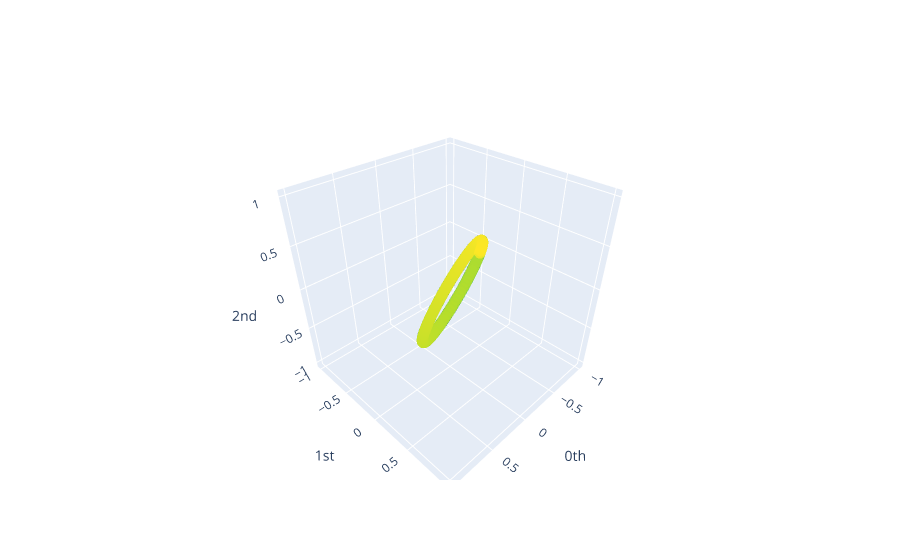

Write notebook code for a chart like this one.
### Code cell
plot_point_cloud(y_periodic_embedded)

### Figure 1 — Plotly figure (JSON) as saved in the notebook; plotly's stock layout.template omitted (floating-point values rounded to 4 significant figures; data arrays with more than 128 entries replaced by an {"elided": "..."} marker saying what was removed)
{"data": [{"marker": {"color": {"elided": "984 int values"}, "colorscale": [[0, "#440154"], [0.1111, "#482878"], [0.2222, "#3e4989"], [0.3333, "#31688e"], [0.4444, "#26828e"], [0.5556, "#1f9e89"], [0.6667, "#35b779"], [0.7778, "#6ece58"], [0.8889, "#b5de2b"], [1, "#fde725"]], "opacity": 0.8, "size": 4}, "mode": "markers", "type": "scatter3d", "x": {"elided": "984 float values"}, "y": {"elided": "984 float values"}, "z": {"elided": "984 float values"}}], "layout": {"scene": {"xaxis": {"exponentformat": "e", "showexponent": "all", "title": {"text": "0th"}, "type": "linear"}, "yaxis": {"exponentformat": "e", "showexponent": "all", "title": {"text": "1st"}, "type": "linear"}, "zaxis": {"exponentformat": "e", "showexponent": "all", "title": {"text": "2nd"}, "type": "linear"}}}}
